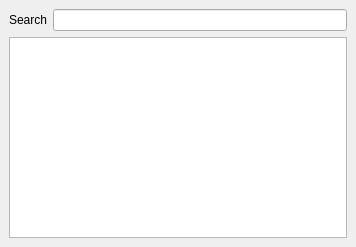
<?xml version="1.0" encoding="UTF-8"?>
<ui version="4.0">
 <class>MainWindow</class>
 <widget class="QMainWindow" name="MainWindow">
  <property name="geometry">
   <rect>
    <x>0</x>
    <y>0</y>
    <width>356</width>
    <height>247</height>
   </rect>
  </property>
  <property name="windowTitle">
   <string>Log viewer</string>
  </property>
  <widget class="QWidget" name="centralwidget">
   <layout class="QVBoxLayout" name="verticalLayout">
    <item>
     <layout class="QHBoxLayout" name="horizontalLayout">
      <item>
       <widget class="QLabel" name="label">
        <property name="text">
         <string>Search</string>
        </property>
       </widget>
      </item>
      <item>
       <widget class="QLineEdit" name="lineEdit"/>
      </item>
     </layout>
    </item>
    <item>
     <widget class="QListView" name="logView"/>
    </item>
   </layout>
  </widget>
 </widget>
 <resources/>
 <connections/>
</ui>
